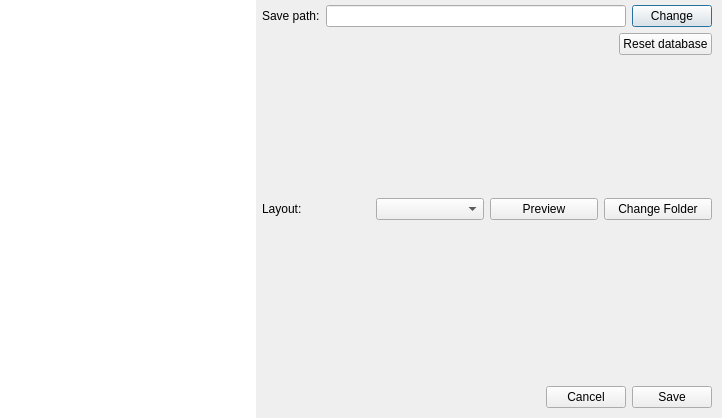
<?xml version="1.0" encoding="UTF-8"?>
<ui version="4.0">
 <class>Dialog</class>
 <widget class="QDialog" name="Dialog">
  <property name="geometry">
   <rect>
    <x>0</x>
    <y>0</y>
    <width>722</width>
    <height>418</height>
   </rect>
  </property>
  <property name="windowTitle">
   <string>Einstellungen</string>
  </property>
  <layout class="QHBoxLayout" name="horizontalLayout">
   <property name="leftMargin">
    <number>0</number>
   </property>
   <property name="topMargin">
    <number>0</number>
   </property>
   <property name="rightMargin">
    <number>0</number>
   </property>
   <property name="bottomMargin">
    <number>0</number>
   </property>
   <item>
    <layout class="QVBoxLayout" name="verticalLayout_2">
     <property name="leftMargin">
      <number>0</number>
     </property>
     <property name="topMargin">
      <number>0</number>
     </property>
     <property name="rightMargin">
      <number>0</number>
     </property>
     <property name="bottomMargin">
      <number>0</number>
     </property>
     <item>
      <widget class="QListWidget" name="listWidget_toc">
       <property name="sizePolicy">
        <sizepolicy hsizetype="Minimum" vsizetype="Minimum">
         <horstretch>0</horstretch>
         <verstretch>0</verstretch>
        </sizepolicy>
       </property>
       <property name="frameShape">
        <enum>QFrame::NoFrame</enum>
       </property>
      </widget>
     </item>
    </layout>
   </item>
   <item>
    <layout class="QVBoxLayout" name="verticalLayout">
     <property name="leftMargin">
      <number>0</number>
     </property>
     <property name="topMargin">
      <number>0</number>
     </property>
     <property name="rightMargin">
      <number>0</number>
     </property>
     <property name="bottomMargin">
      <number>10</number>
     </property>
     <item>
      <layout class="QVBoxLayout" name="verticalLayout_3">
       <item>
        <widget class="QFrame" name="frame_saving">
         <property name="frameShape">
          <enum>QFrame::NoFrame</enum>
         </property>
         <property name="frameShadow">
          <enum>QFrame::Plain</enum>
         </property>
         <layout class="QVBoxLayout" name="verticalLayout_4">
          <property name="leftMargin">
           <number>0</number>
          </property>
          <property name="topMargin">
           <number>5</number>
          </property>
          <property name="rightMargin">
           <number>10</number>
          </property>
          <property name="bottomMargin">
           <number>0</number>
          </property>
          <item>
           <layout class="QHBoxLayout" name="horizontalLayout_2">
            <item>
             <widget class="QLabel" name="label">
              <property name="text">
               <string>Save path:</string>
              </property>
              <property name="buddy">
               <cstring>pushButton_change_path</cstring>
              </property>
             </widget>
            </item>
            <item>
             <widget class="MyLineEdit" name="lineEdit_path"/>
            </item>
            <item>
             <widget class="QPushButton" name="pushButton_change_path">
              <property name="text">
               <string>Change</string>
              </property>
              <property name="icon">
               <iconset>
                <normaloff>../icons/folder.png</normaloff>../icons/folder.png</iconset>
              </property>
             </widget>
            </item>
           </layout>
          </item>
          <item>
           <layout class="QGridLayout" name="gridLayout_2"/>
          </item>
          <item>
           <layout class="QHBoxLayout" name="horizontalLayout_4">
            <item>
             <spacer name="horizontalSpacer_2">
              <property name="orientation">
               <enum>Qt::Horizontal</enum>
              </property>
              <property name="sizeHint" stdset="0">
               <size>
                <width>40</width>
                <height>20</height>
               </size>
              </property>
             </spacer>
            </item>
            <item>
             <widget class="QPushButton" name="pushButton_reset_db">
              <property name="text">
               <string>Reset database</string>
              </property>
             </widget>
            </item>
           </layout>
          </item>
          <item>
           <spacer name="verticalSpacer">
            <property name="orientation">
             <enum>Qt::Vertical</enum>
            </property>
            <property name="sizeHint" stdset="0">
             <size>
              <width>20</width>
              <height>40</height>
             </size>
            </property>
           </spacer>
          </item>
         </layout>
        </widget>
       </item>
       <item>
        <widget class="QFrame" name="frame_presentation">
         <property name="frameShape">
          <enum>QFrame::NoFrame</enum>
         </property>
         <property name="frameShadow">
          <enum>QFrame::Raised</enum>
         </property>
         <layout class="QVBoxLayout" name="verticalLayout_5">
          <property name="leftMargin">
           <number>0</number>
          </property>
          <property name="topMargin">
           <number>5</number>
          </property>
          <property name="rightMargin">
           <number>10</number>
          </property>
          <property name="bottomMargin">
           <number>0</number>
          </property>
          <item>
           <layout class="QHBoxLayout" name="horizontalLayout_8">
            <item>
             <widget class="QLabel" name="label_4">
              <property name="text">
               <string>Layout:</string>
              </property>
             </widget>
            </item>
            <item>
             <widget class="QComboBox" name="comboBox_layout_options"/>
            </item>
            <item>
             <widget class="QPushButton" name="pushButton_preview">
              <property name="text">
               <string>Preview</string>
              </property>
             </widget>
            </item>
            <item>
             <widget class="QPushButton" name="pushButton_change_folder_layout">
              <property name="text">
               <string>Change Folder</string>
              </property>
             </widget>
            </item>
           </layout>
          </item>
          <item>
           <spacer name="verticalSpacer_2">
            <property name="orientation">
             <enum>Qt::Vertical</enum>
            </property>
            <property name="sizeHint" stdset="0">
             <size>
              <width>20</width>
              <height>40</height>
             </size>
            </property>
           </spacer>
          </item>
         </layout>
        </widget>
       </item>
       <item>
        <layout class="QHBoxLayout" name="horizontalLayout_20">
         <property name="rightMargin">
          <number>10</number>
         </property>
         <item>
          <spacer name="horizontalSpacer_10">
           <property name="orientation">
            <enum>Qt::Horizontal</enum>
           </property>
           <property name="sizeHint" stdset="0">
            <size>
             <width>40</width>
             <height>20</height>
            </size>
           </property>
          </spacer>
         </item>
         <item>
          <widget class="QPushButton" name="pushButton_cancel">
           <property name="text">
            <string>Cancel</string>
           </property>
          </widget>
         </item>
         <item>
          <widget class="QPushButton" name="pushButton_save">
           <property name="text">
            <string>Save</string>
           </property>
          </widget>
         </item>
        </layout>
       </item>
      </layout>
     </item>
    </layout>
   </item>
  </layout>
 </widget>
 <customwidgets>
  <customwidget>
   <class>MyLineEdit</class>
   <extends>QLineEdit</extends>
   <header>MyWidgets</header>
  </customwidget>
 </customwidgets>
 <tabstops>
  <tabstop>lineEdit_path</tabstop>
  <tabstop>pushButton_change_path</tabstop>
  <tabstop>pushButton_reset_db</tabstop>
  <tabstop>pushButton_preview</tabstop>
  <tabstop>pushButton_cancel</tabstop>
  <tabstop>pushButton_save</tabstop>
  <tabstop>listWidget_toc</tabstop>
 </tabstops>
 <resources/>
 <connections/>
</ui>
